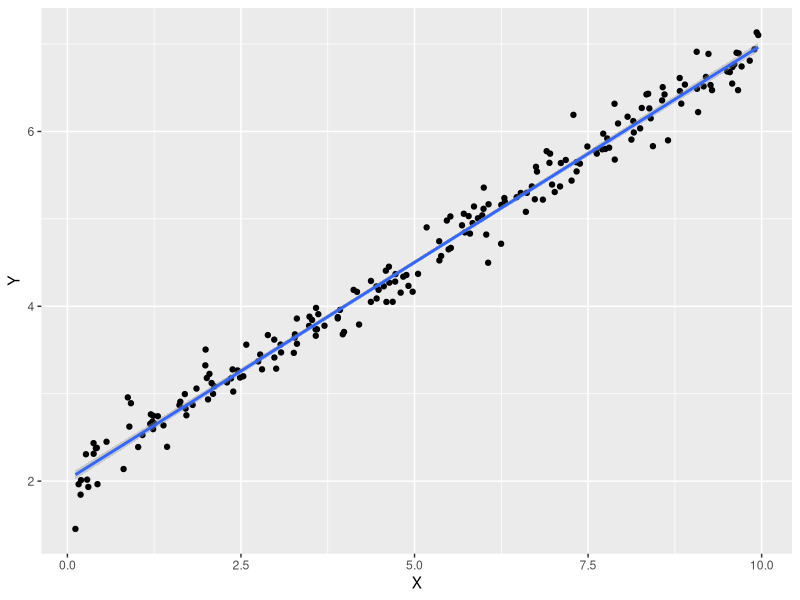
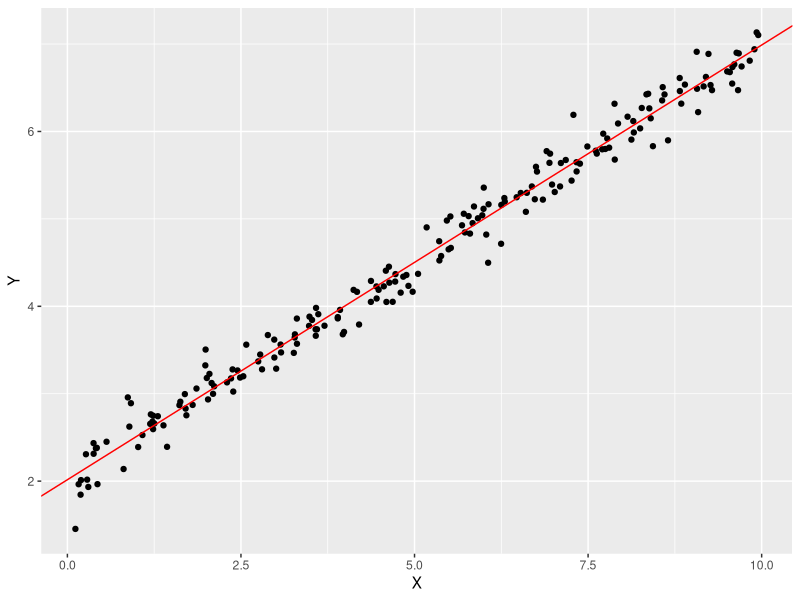
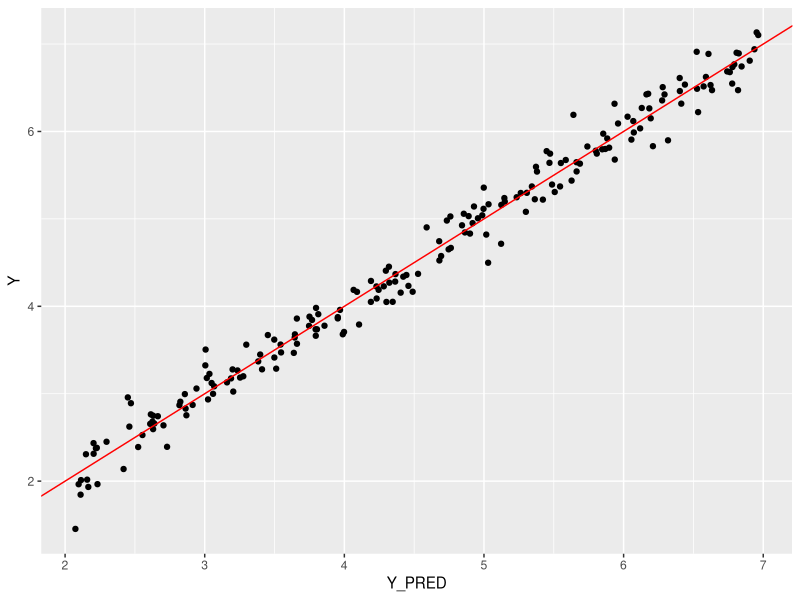

Reproduce these figures in R, in order.
library(dplyr)
library(ggplot2)

generate_data <- function(data_x,
                          beta_0 = 2.0,
                          beta_1 = 0.5,
                          beta_2 = -0.02,
                          sd=0.2,
                          seed=100){
  noise <- rnorm(length(data_x),0,sd)
  data_y <- beta_0 +
              beta_1 * data_x +
              beta_2 * data_x^2 +
              noise
  
  data_y
}

set.seed(100)
NUM_POINTS <- 200
data_x <- runif(NUM_POINTS,0,10)

# Experiment 1
data_y <- generate_data(data_x,
                        beta_0 = 2,
                        beta_1 = 0.5,
                        beta_2 = 0,
                        sd = 0.2)

df1 <- tibble(X=data_x,Y=data_y)

ggplot(df1,aes(X,Y))+geom_point()+geom_smooth(method="lm")

m1 <- lm(Y~X, data=df1)

ggplot(df1,aes(X,Y))+geom_point()+
  geom_abline(slope=coef(m1)[2],intercept = coef(m1)[1],colour="red")

df1$Y_PRED <- predict(m1)


# Plot predictions v actuals
ggplot(df1,aes(Y_PRED,Y))+geom_point()+geom_abline(slope=1,intercept = 0,colour="red")

# Experiment 2
data_y <- generate_data(data_x,
                        beta_0 = 2,
                        beta_1 = 0.5,
                        beta_2 = -0.02,
                        sd = 0.2)

df2 <- tibble(X=data_x,Y=data_y)

df2$X_SQ <- df2$X^2

m2_1 <- lm(Y~X+X_SQ,data=df2)
m2_2 <- lm(Y~X+I(X*X),data=df2)








